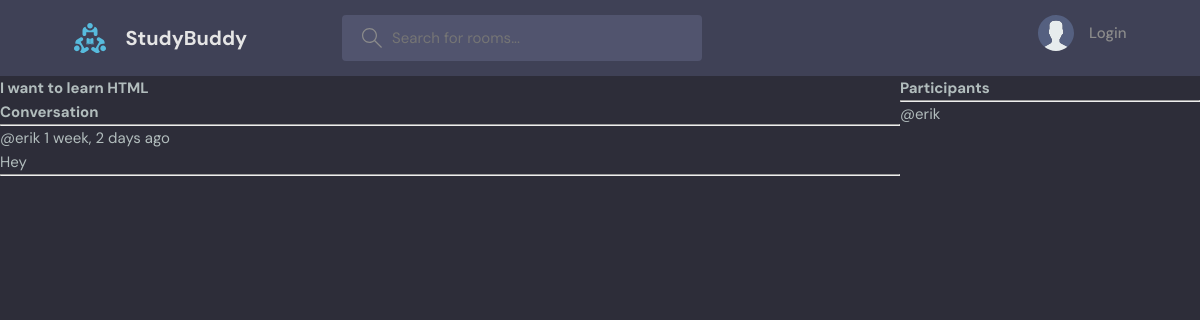
Page /room/3/ on the committed database.
### base/models.py (models this page shows, shortened)
class Room(models.Model):
    host = models.ForeignKey(User,on_delete=models.SET_NULL, null=True) #if user is deleted, host will be set to none (null)
    topic = models.ForeignKey(Topic,on_delete=models.SET_NULL, null=True)
    name = models.CharField(max_length=200)
    description = models.TextField(null=True, blank=True)
    participants = models.ManyToManyField(User, related_name='participants', blank=True) #creates many to many field with user
    updated = models.DateTimeField(auto_now=True) #parameter takes time stamp whenever model is saved/updated, dont need to add any value
    created = models.DateTimeField(auto_now_add=True)#parameter tales time stamp when model created
    class Meta:
        ordering = ['-updated','-created'] #lists room objects from recent to oldest

class Message(models.Model):
    user = models.ForeignKey(User, on_delete=models.CASCADE) #if parent gets deleted, so will all children
    room = models.ForeignKey(Room, on_delete=models.CASCADE) #multiple messages, one room, one-to-many
    body = models.TextField()
    updated = models.DateTimeField(auto_now=True)
    created = models.DateTimeField(auto_now_add=True)
    class Meta:
        ordering = ['-updated','-created']

### base/views.py (the view, shortened to what this page needs)
# urls.py: path('room/<str:pk>/',views.room, name='room' ), #tells django of parameter pk
def room(request, pk):
    room = Room.objects.get(id=pk)
    room_messages = room.message_set.all() #gives set of messages (child) related to specific room
    participants = room.participants.all()
    context = {'room':room, 'room_messages': room_messages, 'participants': participants} #all room requests contain room object
    return render(request, 'base/room.html', context) #pk is added to the end of the request

### base/templates/base/room.html (shortened to what this page needs)
<!DOCTYPE html>
<html lang="en">
<head>
</head>
<body>
    {% extends 'main.html' %}
    {% block content %}
<div class="room-container">
    <div>
    <h1>{{room.name}}</h1>
    <div class="comment-wrapper">
        <h3>Conversation</h3>
        <hr>
        {% for message in room_messages %}
            <div>
                <small>@{{message.user}} {{message.created|timesince}} ago</small>
                <p>{{message.body}}</p>
                <hr>
            </div>
        {% endfor %}
    </div>
    </div>
    <div>
        <h3>Participants</h3>
        <hr>
        {% for user in participants%}
            <div>
                <p>@{{user.username}}</p>
            </div>
        {% endfor %}
    </div>
</div>
    {% endblock %}

### static/styles/style.css (style rules this page uses)
:root { --color-main: #71c6dd; --color-main-light: #e1f6fb; --color-dark: #3f4156; --color-dark-medium: #51546e; --color-dark-light: #696d97; --color-light: #e5e5e5; --color-gray: #8b8b8b; --color-light-gray: #b2bdbd; --color-bg: #2d2d39; --color-success: #5dd693; --color-error: #fc4b0b; }
* { font-family: "DM Sans", -apple-system, BlinkMacSystemFont, "Segoe UI", Roboto, Oxygen, Ubuntu, Cantarell, "Open Sans", "Helvetica Neue", sans-serif; margin: 0; padding: 0; box-sizing: border-box; text-rendering: optimizeLegibility; font-size: inherit; }
html { font-size: 56.25%; }
@media only screen and (min-width: 1200px) { html { font-size: 62.5%; } }
body { line-height: 1.6; font-weight: 400; font-size: 1.5rem; color: var(--color-light-gray); background-color: var(--color-bg); min-height: 100vh; }

### base/templates/base/room.html (style rules this page uses)
.room-container { display: grid; grid-template-columns: 3fr 1fr; }

### rows in the picture
Room: name "I want to learn HTML"
Message: user "erik", created "1 week, 2 days", body "Hey"

### other values in the picture
{{ user.username }} "erik"
